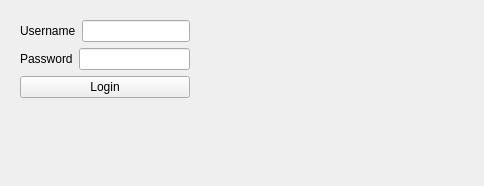
<?xml version="1.0" encoding="UTF-8"?>
<ui version="4.0">
 <class>MainWindow</class>
 <widget class="QMainWindow" name="MainWindow">
  <property name="geometry">
   <rect>
    <x>0</x>
    <y>0</y>
    <width>484</width>
    <height>186</height>
   </rect>
  </property>
  <property name="windowTitle">
   <string>MainWindow</string>
  </property>
  <widget class="QWidget" name="centralwidget">
   <widget class="QWidget" name="">
    <property name="geometry">
     <rect>
      <x>20</x>
      <y>20</y>
      <width>213</width>
      <height>136</height>
     </rect>
    </property>
    <layout class="QFormLayout" name="formLayout">
     <item row="0" column="0">
      <layout class="QVBoxLayout" name="verticalLayout_2">
       <item>
        <layout class="QVBoxLayout" name="verticalLayout">
         <item>
          <layout class="QHBoxLayout" name="horizontalLayout">
           <item>
            <widget class="QLabel" name="usernamelabel">
             <property name="text">
              <string>Username</string>
             </property>
            </widget>
           </item>
           <item>
            <widget class="QLineEdit" name="usernamebox"/>
           </item>
          </layout>
         </item>
         <item>
          <layout class="QHBoxLayout" name="horizontalLayout_2">
           <item>
            <widget class="QLabel" name="passwordlabel">
             <property name="text">
              <string>Password</string>
             </property>
            </widget>
           </item>
           <item>
            <widget class="QLineEdit" name="passwordbox">
             <property name="enabled">
              <bool>true</bool>
             </property>
             <property name="text">
              <string/>
             </property>
             <property name="echoMode">
              <enum>QLineEdit::Password</enum>
             </property>
            </widget>
           </item>
          </layout>
         </item>
        </layout>
       </item>
       <item>
        <widget class="QPushButton" name="loginbutton">
         <property name="text">
          <string>Login</string>
         </property>
        </widget>
       </item>
      </layout>
     </item>
     <item row="1" column="0">
      <widget class="QLabel" name="loginstatusbox">
       <property name="text">
        <string/>
       </property>
      </widget>
     </item>
    </layout>
   </widget>
  </widget>
 </widget>
 <resources/>
 <connections/>
</ui>
